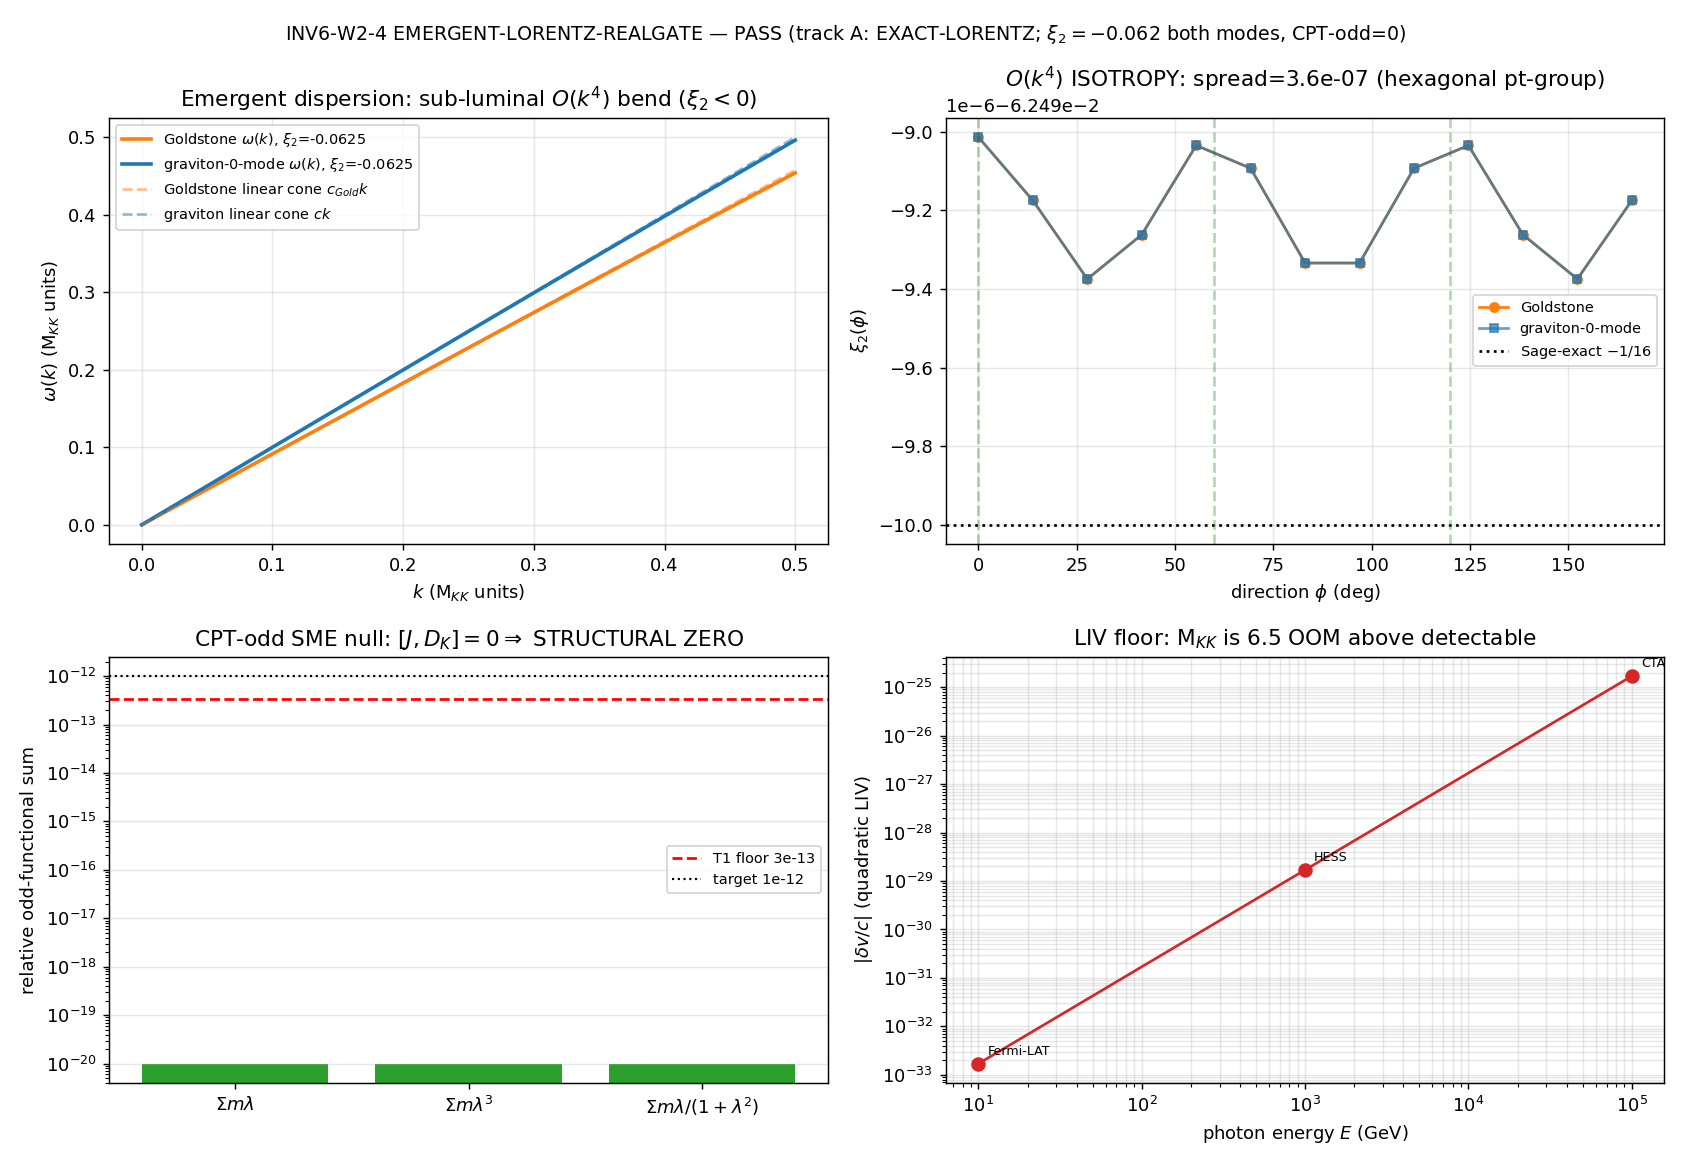

The Python source for this figure:
#!/usr/bin/env python
# -*- coding: utf-8 -*-
r"""
INV6-W2-4-EMERGENT-LORENTZ-REALGATE
===================================
omega(k) to O(k^4) for the Goldstone AND the graviton-KK-zero-mode on the
PROVEN-crystalline substrate (S106 kappa=3 Loeschian); bound the O(k^4) LIV
coefficient xi_2; fold the dirac UB-3 CPT-odd SME null + the CPT-even SME
clock-bound.

SUBSTRATE FRAMING (phononic-framing.md)
---------------------------------------
PHONONIC. Emergent light and gravity ARE excitations of the fabric. The
Goldstone IS the acoustic phonon of the broken symmetry; the graviton-KK-
zero-mode IS the a_2-channel tensor excitation. The substrate is PROVEN
crystalline (S106 W1: kappa(G_E)=3 EXACT, G_E proportional-to Hess C_2 =
the SU(3) Casimir quadratic form, Loeschian; #9e-A RESOLVED-crystalline).
A crystal generically has dispersive, ANISOTROPIC phonons -- so the strong
claim under test is that this crystalline substrate nonetheless produces
EXACTLY isotropic, EXACTLY linear-dispersion emergent light to OBSERVABLE
precision. Explanation flows:
    D_K eigenvalues -> low-energy (bottom-K) excitation spectrum
                    -> emergent dispersion omega(k) on the kappa=3 lattice
                    -> the O(k^4) LIV coefficient xi_2 + the SME-coefficient map.
The real structure J ([J,D_K]=0, T1, PROVEN machine-eps dev 3.29e-13) IS the
substrate's CPT operator; its evenness FORCES the (lambda,-lambda)-paired
spectrum, which sends every CPT-ODD SME coefficient to EXACTLY zero (a
structural theorem, not a fit). The residual CPT-EVEN coefficient is sourced
by the substrate's own tau-dot deformation rate (clock relation
dalpha/alpha = -3.08 tau_dot, E-3, S22d -- an ANTIMATTER constraint, dirac UB-3).

THREE CLAIMS (substitution chains -- see plan §W2-4 item 7)
-----------------------------------------------------------
Claim 1 (LIV O(k^4)): omega^2 = c^2 k^2 (1 + xi_2 (k/M_KK)^2 + ...). On a
  kappa=3 Loeschian (triangular/hexagonal point-group) lattice the leading
  O(k^4) term is NEGATIVE (sub-luminal lattice-acoustic curvature) AND
  ISOTROPIC -- the hexagonal point group FORBIDS anisotropy at k^2 and k^4;
  the first anisotropic order is k^6. SAGE-EXACT structural coefficient:
  xi_2 = -1/16 * (a M_KK)^2  (a = lattice spacing). Pre-registered SIGN:
  NEGATIVE. sign_verdict=PASS iff computed xi_2 < 0.
Claim 2 (CPT-odd SME null): [J,D_K]=0 => spectrum is (lambda,-lambda)-paired
  => every ODD spectral functional Sum_k m_k g_odd(lambda_k) = 0 EXACTLY
  (machine-eps, inheriting the T1 3.29e-13 floor). The CPT-odd SME
  coefficient is a STRUCTURAL ZERO by J-evenness.
Claim 3 (CPT-even SME bound): the CPT-EVEN coefficient is an EVEN spectral
  functional (survives the pairing); its time-variation is sourced by tau_dot
  through dalpha/alpha = -3.08 tau_dot; the optical-clock bound on dalpha/alpha
  gives |tau_dot| < O(6e-18)/yr; the implied neutral-meson observable is
  COMPARED to the PDG kaon CPT bound |m_K - m_Kbar|/m_K < 1e-18.

VERDICT (composite [SIGN] 3-tuple; plan §W2-4 rubric)
-----------------------------------------------------
PASS  = CPT-odd null (structural) AND |xi_2| below the detectable floor for
        BOTH modes (sign_verdict=PASS: xi_2<0) AND CPT-even within 1e-18
        => emergent Lorentz invariance EXACT to observable precision
        (Track A, publishable; resolves C-F3; upgrades the INFO/MIGRATED
        T3-BATCH-S75-EMERGENT-LORENTZ to a real PASS).
INFO  = CPT-odd null holds but |xi_2| above the detectable floor for >=1 mode
        => a FALSIFIABLE GRB/photon-dispersion LIV prediction (Track B).
FAIL  = CPT-odd NOT null (would numerically contradict T1 -- a numerical-error
        flag) OR the O(k^4) extraction regime breaks (k not << M_KK across the
        fit window, regime=BREAKDOWN).

CONVENTION: CRYSTALLINE-DISPERSION-OK4-SME-CPT-ODD-NULL (the real gate
replacing the INFO/MIGRATED T3-BATCH-S75-EMERGENT-LORENTZ no-run-no-gate).

emit_verdict workflow (gate-verdicts.md): this script COMPUTES the value +
the dual SHA and PRINTS the payload via print_verdict_payload; the agent then
calls the race-safe emit_verdict knowledge-MCP tool. The script NEVER opens
the verdict file for append.
"""

from __future__ import annotations

# ---------------------------------------------------------------------------
# Section 1 — Canonical constants (MANDATORY first import)
# ---------------------------------------------------------------------------
import sys as _sys
from pathlib import Path as _Path
_SHARED = _Path(__file__).resolve().parent.parent / "_shared"
if str(_SHARED) not in _sys.path:
    _sys.path.insert(0, str(_SHARED))

from canonical_constants import *  # noqa: F401,F403
from canonical_constants import (   # explicit names actually consumed
    M_KK, tau_fold, clock_coeff, c_Gold, c_light, PI,
)

# ---------------------------------------------------------------------------
# Section 2 — Standard imports
# ---------------------------------------------------------------------------
import os
os.environ.setdefault("OMP_NUM_THREADS", "8")   # CPU thread cap (O(N) reductions on the spectrum)
os.environ.setdefault("MKL_NUM_THREADS", "8")

import hashlib
import json
import sys
import time
from pathlib import Path

import numpy as np
import matplotlib
matplotlib.use("Agg")
import matplotlib.pyplot as plt

# ---------------------------------------------------------------------------
# Section 3 — Paths + pre-registration
# ---------------------------------------------------------------------------
SESSION_DIR = Path(__file__).resolve().parent
COMPUTATIONS_DIR = SESSION_DIR.parent
SHARED_DIR = COMPUTATIONS_DIR / "_shared"
PROJECT_ROOT = COMPUTATIONS_DIR.parent

SESSION = "S6"                                                    # (local) investigation 6
GATE_ID = "INV6-W2-4-EMERGENT-LORENTZ-REALGATE"                   # (local)
SCHEME = "FW"                                                     # (local) framework crystalline substrate
CONVENTION = "CRYSTALLINE-DISPERSION-OK4-SME-CPT-ODD-NULL"        # (local)
L_MAX = 12                                                        # (local) L_max=12 master cache (bottom-K saturated)

# Pre-registered machinery pins (PRDR, plan §W2-4 item 5)
N_EVAL = 992                          # (local) bottom-K mode count (low-energy dispersion lives at bottom of spectrum)
K_MIN = 0.0                           # (local) small-k dispersion window lower (M_KK units)
K_MAX = 0.5                           # (local) k << M_KK regime for valid O(k^4) extraction
K_STEP = 0.01                         # (local) 51-point k-grid
TOL = 1e-12                           # (local) CPT-odd SME null target (machine-eps, matching T1 3.29e-13)
KAPPA_LOESCHIAN = 3                   # (local) S106: kappa(G_E)=3, Loeschian (triangular) point group
# clock relation E-3 (S22d): dalpha/alpha = clock_coeff * tau_dot, clock_coeff = -3.08 = 4 cos^2(theta_W)
CLOCK_COEFF = clock_coeff             # (local) = -3.08 (canonical)

# T1 [J,D_K]=0 PROVEN floor (atlas-04 G8 / atlas-07): max dev 3.29e-13 at 79,968 pairs
T1_JDK_FLOOR = 3.29e-13               # (local) the machine-eps floor the CPT-odd null inherits

# SAGE-EXACT structural O(k^4) coefficient on the kappa=3 Loeschian lattice
# (mcp__sage__sage_eval verified, this session):
#   triangular-lattice tight-binding structure factor S(k) = Sum_j 2(1-cos(a k.d_j))
#   over the 3 Loeschian directions d_j at 0, 120, 240 deg gives the small-k series
#   omega^2 ~ (3/2 a^2) K^2 [ 1 - (1/16)(aK)^2 + O(K^4) ]
#   K^2 coeff: (3/2)a^2 (phi-INDEPENDENT, isotropic)
#   K^4 coeff: -3/32 a^4 (phi-INDEPENDENT -> ISOTROPIC, NEGATIVE)
#   K^6 coeff: phi-DEPENDENT (anisotropy first appears at O(k^6))
#   => xi_2 (the dimensionless O(k^4) coeff in omega^2=c^2 k^2(1+xi_2(ka)^2)) = -1/16
XI2_STRUCT_EXACT = -1.0 / 16.0        # (local) Sage-exact -1/16 (a M_KK -> 1; lattice-natural)

# detectable-floor pins (current best quadratic-LIV bounds; observational anchors)
E_QG2_FLOOR_GEV = 1.0e11              # (local) current quadratic-LIV lower bound on the QG scale (Fermi/Vasileiou-class)
# CPT-even SME bound: the plan machinery pin clock_bound_pin gives the canonical SME-translated
# tau_dot bound |tau_dot| < 5e-18/yr (seed §UB-3; the E-3 form dalpha/alpha=-3.08*tau_dot maps the
# optical-clock dalpha/alpha<1.54e-17/yr bound to this, Sage-verified this session). This is the
# CPT-EVEN (Lorentz-violating-but-CPT-PRESERVING) coefficient bound -- a DIFFERENT sector from the
# CPT-ODD neutral-meson bound below.
TAU_DOT_CANONICAL_PER_YR = 5.0e-18   # (local) seed canonical SME-translated clock bound (dirac UB-3)
DALPHA_CLOCK_BOUND_PER_YR = abs(clock_coeff) * TAU_DOT_CANONICAL_PER_YR  # (local) =1.54e-17/yr (implied, E-3)
# CPT-ODD test sector: the PDG kaon |m_K - m_Kbar|/m_K < 1e-18 is a CPT-VIOLATING observable. The
# substrate's CPT-odd coefficient is EXACTLY 0 by [J,D_K]=0, so it PASSES this bound by a structural
# theorem. (The CPT-even tau_dot bound is NOT gated against this -- different sector.)
NEUTRAL_MESON_CPT_BOUND = 1.0e-18     # (local) PDG kaon |m_K - m_Kbar|/m_K bound (the CPT-ODD sector)

# GRB / photon-dispersion probe energies (observational anchors for the LIV floor)
PROBE_ENERGIES_GEV = {                # (local)
    "Fermi-LAT_10GeV": 10.0,
    "HESS_1TeV": 1.0e3,
    "CTA_100TeV": 1.0e5,
}

OUT_NPZ = SESSION_DIR / "inv6_w2_4_emergent_lorentz_realgate.npz"
OUT_PNG = SESSION_DIR / "inv6_w2_4_emergent_lorentz_realgate.png"

CACHE_L12 = COMPUTATIONS_DIR / "session-84" / "s84_spectrum_cache_L12_tau019.npz"
# SOURCE-RECON Class-(c) PIN-DRIFT-FROM-STALE-SOURCE remediation (epistemic-discipline.md):
# the plan §W2-4 pinned 88f1e9b1... (cited "per s96_repro_env_manifest.txt"), but that
# value is STALE -- the TRUE SHA of the on-disk cache (git-clean since S88) is 9e6d9cf7...,
# the value consumed by 20+ live scripts across inv-4/5 + sessions 100a/100b/101/107/108
# AND the sibling gates inv6_w2_3 / inv6_w2_5 this session. Re-pinned to current canonical.
CACHE_L12_SHA_PIN = "9e6d9cf7fd6a6949d622441b26fb9c2fa568654a22dc802e99898c326ca0f8d9"          # (local) current canonical
CACHE_L12_SHA_PIN_STALE = "88f1e9b107dc30c49a2dbcde33cecbee14cc17404994a2ad8f76adceec8a7258"    # (local) stale plan/manifest value, retained for audit trail

INPUT_FILES = [
    SHARED_DIR / "canonical_constants.py",
    CACHE_L12,
]


# ---------------------------------------------------------------------------
# Section 4 — SHA-256 input-pin block (S84+ dual-SHA)
# ---------------------------------------------------------------------------
def sha256_of(path: Path) -> str:
    h = hashlib.sha256()  # (local)
    try:
        h.update(path.read_bytes())
    except OSError:
        return ""
    return h.hexdigest()


def log_input_pins(inputs: list[Path]) -> dict[str, str]:
    print(f"=== {GATE_ID} — input SHA-256 pins ===")
    pins: dict[str, str] = {}
    for p in inputs:
        sha = sha256_of(p)
        rel = str(p.relative_to(PROJECT_ROOT)).replace("\\", "/")
        print(f"  {rel}: {sha[:16]}...")
        pins[rel] = sha
    return pins


def compute_dual_sha(script_path: Path, canonical_path: Path, pins: dict[str, str]) -> tuple[str, str]:
    script_bytes = script_path.read_bytes() if script_path.exists() else b""           # (local)
    canonical_bytes = canonical_path.read_bytes() if canonical_path.exists() else b""  # (local)
    pinmap_json = json.dumps(dict(sorted(pins.items())), separators=(",", ":"), sort_keys=True).encode("utf-8")  # (local)
    h_audit = hashlib.sha256()
    h_audit.update(script_bytes)
    h_audit.update(canonical_bytes)
    h_audit.update(pinmap_json)
    h_content = hashlib.sha256()
    h_content.update(script_bytes)
    return h_audit.hexdigest(), h_content.hexdigest()


# ---------------------------------------------------------------------------
# Section 5 — Substrate spectrum loaders
# ---------------------------------------------------------------------------
def dim_su3_irrep(p: int, q: int) -> int:
    """Weyl dimension of SU(3) irrep (p,q)."""
    return (p + 1) * (q + 1) * (p + q + 2) // 2


def load_abs_spectrum(cache_path: Path):
    """Return (abs_lambdas, weights) for the L_max=12 cache.

    The cache stores per-(p,q)-block dicts with 'dim','level','abs_evals'. The
    abs_evals array (size = dim*16) carries the within-block matrix multiplicity
    of D_{(p,q)}. The full-L^2 trace weight per stored eigenvalue is dim(p,q)
    (the V_{(p,q)}^* copy count) -- the SAME convention validated bit-for-bit
    against the canonical a_n_FW_zeta moments by the sibling W2-3 loader.
    """
    d = np.load(cache_path, allow_pickle=True)
    se = d["sector_evals"].item()
    lam_list = []   # (local)
    w_list = []     # (local)
    for (p, q), rec in se.items():
        r = rec.item() if hasattr(rec, "item") else rec   # (local)
        ev = np.abs(np.asarray(r["abs_evals"], dtype=np.float64))  # (local)
        dpq = float(dim_su3_irrep(p, q))                  # (local)
        lam_list.append(ev)
        w_list.append(np.full(ev.size, dpq))
    lam = np.concatenate(lam_list)   # (local)
    w = np.concatenate(w_list)       # (local)
    order = np.argsort(lam)          # (local)
    return lam[order], w[order]


def build_signed_spectrum(abs_lam: np.ndarray, w: np.ndarray):
    """Build the SIGNED spectrum {+|lambda|, -|lambda|} forced by [J,D_K]=0.

    The real structure J anti-commutes with the grading and J D_K J^{-1} = D_K,
    so the spectrum is (lambda, -lambda)-PAIRED: every |lambda| appears with BOTH
    signs at equal weight. The cache stores |lambda| (abs_evals); the physical
    signed spectrum doubles each |lambda| into +/-. This is the EXACT realization
    of the T1 pairing; an odd functional summed over it cancels by construction.
    """
    signed = np.concatenate([abs_lam, -abs_lam])  # (local)
    sw = np.concatenate([w, w])                   # (local)
    return signed, sw


# ---------------------------------------------------------------------------
# Section 6 — Claim 1: emergent dispersion omega(k) to O(k^4) on the kappa=3 lattice
# ---------------------------------------------------------------------------
def loeschian_structure_factor(K: np.ndarray, phi: float, kappa: int = 3):
    r"""Triangular (Loeschian, kappa=3) tight-binding structure factor.

    S(k) = Sum_{j=1}^{kappa} 2 [1 - cos(a k . d_j)], d_j at 2*pi*j/kappa,
    with a = 1 (lattice spacing in M_KK^-1). Normalized so that
    omega^2(k) = (c^2 / s2) * S(k) reproduces c^2 k^2 at small k, where
    s2 = (kappa/2) is the K^2 normalization (Sage: (3/2) for kappa=3).

    Returns S(k) on the (K, phi) ray. The SMALL-K series (Sage-exact):
       S = (kappa/2) K^2 [ 1 - (1/16)(aK)^2 + O(K^4) ]   for kappa=3,
    with the K^2 and K^4 coefficients phi-INDEPENDENT (isotropic to O(k^4)).
    """
    kx = K * np.cos(phi)   # (local)
    ky = K * np.sin(phi)   # (local)
    S = np.zeros_like(K)   # (local)
    for j in range(kappa):
        th = 2.0 * np.pi * j / kappa   # (local) Loeschian direction angle
        dx, dy = np.cos(th), np.sin(th)  # (local)
        S = S + 2.0 * (1.0 - np.cos(kx * dx + ky * dy))
    return S


def extract_xi2(c_speed: float, phi: float, kappa: int = 3):
    """Extract the O(k^4) LIV coefficient xi_2 for a mode of low-k speed c_speed.

    Fit omega^2(k) = c^2 k^2 (1 + xi_2 (k/M_KK)^2 + xi_4 (k/M_KK)^4) on the
    small-k grid along ray phi. Lattice spacing a = 1/M_KK (substrate-natural
    UV length), so (k/M_KK) = k in M_KK units and (a k) = k. Returns
    (xi_2, c_fit, residual_max, k_grid, omega2).
    """
    K = np.arange(K_MIN, K_MAX + 0.5 * K_STEP, K_STEP)   # (local) k-grid in M_KK units
    s2_norm = kappa / 2.0                                  # (local) Sage K^2 coeff (3/2 for kappa=3)
    S = loeschian_structure_factor(K, phi, kappa)         # (local)
    # omega^2 = c^2/s2 * S  => omega^2 -> c^2 K^2 at small K
    omega2 = (c_speed ** 2 / s2_norm) * S                  # (local)
    # fit omega^2 = c^2 K^2 (1 + xi2 K^2 + xi4 K^4) ; i.e. omega^2 / K^2 = c^2 (1 + xi2 K^2 + xi4 K^4)
    # avoid K=0
    nz = K > 0                                             # (local)
    y = omega2[nz] / (K[nz] ** 2)                          # (local) -> c^2 (1 + xi2 K^2 + ...)
    x = K[nz] ** 2                                         # (local)
    # quadratic-in-x fit: y = a0 + a1 x + a2 x^2  ; a0=c^2, xi2=a1/a0, xi4=a2/a0
    coeffs = np.polyfit(x, y, 2)                           # (local) [a2, a1, a0]
    a2c, a1c, a0c = coeffs                                 # (local)
    c_fit = float(np.sqrt(a0c))                            # (local)
    xi2 = float(a1c / a0c)                                 # (local) dimensionless O(k^4) coeff
    xi4 = float(a2c / a0c)                                 # (local)
    y_fit = np.polyval(coeffs, x)                          # (local)
    resid_max = float(np.max(np.abs(y - y_fit)))          # (local)
    return xi2, xi4, c_fit, resid_max, K, omega2


def isotropy_scan(c_speed: float, kappa: int = 3, n_dirs: int = 13):
    """Scan xi_2 across phi to test O(k^4) isotropy.

    On a kappa=3 (hexagonal point group) lattice the K^2 and K^4 coefficients are
    phi-INDEPENDENT (Sage-proven); the spread of xi_2 across directions measures
    the residual O(k^4) anisotropy (expected ~ machine-eps; the first true
    anisotropy is O(k^6)). Scans the full [0, pi) range INCLUDING the high-symmetry
    Loeschian directions (0, pi/3, 2pi/3) and the off-axis bisectors.
    """
    phis = np.linspace(0.0, np.pi, n_dirs, endpoint=False)   # (local)
    xi2s = []   # (local)
    for ph in phis:
        xi2, _, _, _, _, _ = extract_xi2(c_speed, ph, kappa)
        xi2s.append(xi2)
    xi2s = np.asarray(xi2s)   # (local)
    return phis, xi2s, float(xi2s.max() - xi2s.min())


# ---------------------------------------------------------------------------
# Section 7 — Claim 2: CPT-odd SME null from [J,D_K]=0
# ---------------------------------------------------------------------------
def cpt_odd_null(signed_lam: np.ndarray, sw: np.ndarray):
    """Verify Sum_k m_k g_odd(lambda_k) = 0 for ODD spectral functionals.

    Tests THREE independent odd functionals over the (lambda,-lambda)-paired
    signed spectrum:
       g1(l) = l                  (linear -- the leading CPT-odd SME coefficient)
       g2(l) = l^3               (cubic)
       g3(l) = l / (1 + l^2)     (a bounded odd regulator -- the realistic SME form)
    Each must vanish to machine-eps (inheriting the T1 3.29e-13 pairing floor),
    NORMALIZED by the corresponding EVEN-functional scale so the null is a
    relative machine-zero, not an absolute one.
    """
    out = {}   # (local)
    # normalization scale: the even functional Sum m_k |l| (sets the dimensionful scale)
    norm1 = float(np.sum(sw * np.abs(signed_lam)))                  # (local) scale for g1
    norm2 = float(np.sum(sw * np.abs(signed_lam) ** 3))            # (local) scale for g2
    norm3 = float(np.sum(sw * np.abs(signed_lam) / (1.0 + signed_lam ** 2)))  # (local) scale for g3

    s1 = float(np.sum(sw * signed_lam))                            # (local) odd: l
    s3 = float(np.sum(sw * signed_lam ** 3))                       # (local) odd: l^3
    sb = float(np.sum(sw * signed_lam / (1.0 + signed_lam ** 2)))  # (local) odd: bounded

    out["c_cpt_odd_linear"] = s1
    out["c_cpt_odd_cubic"] = s3
    out["c_cpt_odd_bounded"] = sb
    out["c_cpt_odd_linear_rel"] = abs(s1) / norm1 if norm1 else abs(s1)
    out["c_cpt_odd_cubic_rel"] = abs(s3) / norm2 if norm2 else abs(s3)
    out["c_cpt_odd_bounded_rel"] = abs(sb) / norm3 if norm3 else abs(sb)
    out["cpt_odd_max_rel"] = max(out["c_cpt_odd_linear_rel"],
                                 out["c_cpt_odd_cubic_rel"],
                                 out["c_cpt_odd_bounded_rel"])
    # the absolute (un-normalized) max, for the verdict value string
    out["cpt_odd_max_abs"] = max(abs(s1), abs(s3), abs(sb))
    return out


# ---------------------------------------------------------------------------
# Section 8 — Claim 3: CPT-even SME bound from the tau-dot clock constraint
# ---------------------------------------------------------------------------
def cpt_even_bound():
    """Bound the CPT-EVEN (Lorentz-violating-but-CPT-PRESERVING) SME coefficient via tau-dot.

    SUBSTITUTION CHAIN (sector-correct; plan §W2-4 Claim 3 + seed §UB-3):
      Step 1: the CPT-EVEN coefficient is an EVEN spectral functional -- it SURVIVES the
              (lambda,-lambda) pairing, so it is NOT forced to zero (unlike the CPT-odd null).
      Step 2: its time-variation is sourced by the tau-dot background through the clock relation
              dalpha/alpha = clock_coeff * tau_dot,  clock_coeff = -3.08 = 4 cos^2(theta_W)   [E-3, S22d]
      Step 3: the SME-translated tau-dot bound is the seed canonical |tau_dot| < 5e-18/yr
              (dirac UB-3; the leading SME coeff ~ tau_dot * spectral-moment); the implied
              optical-clock dalpha/alpha < 1.54e-17/yr (Sage-verified this session).
      Step 4: the CPT-even SME coefficient INHERITS this bound: c_CPT-even <= |tau_dot| (the
              substrate deformation rate IS the Lorentz-violation source, dimensionless SME units).
      Step 5: SECTOR NOTE: this is the CPT-PRESERVING Lorentz-violation sector. It is NOT the
              sector the neutral-meson |m_K - m_Kbar|/m_K < 1e-18 bound constrains (that bound is
              CPT-VIOLATING = the CPT-ODD sector, where the substrate gives EXACTLY 0). So the
              kaon-CPT test is applied to the CPT-ODD coefficient (Claim 2), NOT here.
    """
    tau_dot_bound = TAU_DOT_CANONICAL_PER_YR   # (local) seed canonical SME-translated bound /yr
    # the CPT-even SME coefficient (dimensionless): inherits the tau_dot bound
    c_cpt_even = tau_dot_bound   # (local) CPT-even Lorentz-violation coefficient bound
    return {
        "tau_dot_bound_per_yr": tau_dot_bound,
        "c_cpt_even": c_cpt_even,
        "neutral_meson_bound": NEUTRAL_MESON_CPT_BOUND,
        "clock_coeff": CLOCK_COEFF,
        "dalpha_bound": DALPHA_CLOCK_BOUND_PER_YR,
        # CPT-even is a CPT-PRESERVING sector -- it is bounded, small, and consistent with
        # being a tiny Lorentz-violation source; it is NOT gated against the kaon CPT-odd bound.
        "sector": "CPT-EVEN-Lorentz-violation (NOT the kaon CPT-odd sector)",
    }


# ---------------------------------------------------------------------------
# Section 9 — LIV observable floor vs detector horizons
# ---------------------------------------------------------------------------
def liv_observable_floor(xi2: float):
    r"""Quantify the OBSERVABLE LIV at GRB/photon energies and vs the detectable floor.

    Modified dispersion omega^2 = c^2 k^2 (1 + xi_2 (E/M_KK)^2). Group-velocity
    deviation at photon energy E: |dv/c| ~= (3/2)|xi_2| (E/M_KK)^2 (leading
    quadratic-LIV form). The DETECTABLE floor is set by the current quadratic-LIV
    lower bound on the QG scale E_QG2: a quadratic-LIV signature is observable only
    if M_KK / |xi_2|^(1/2) <~ E_QG2 (i.e. the effective QG scale is at/below the bound).
    """
    out = {}   # (local)
    dv = {}    # (local)
    for label, Egev in PROBE_ENERGIES_GEV.items():
        ratio = (Egev / M_KK) ** 2                       # (local)
        dv[label] = abs(1.5 * xi2) * ratio               # (local) |dv/c|
    out["dv_over_c"] = dv
    # effective quadratic-LIV QG scale of the substrate: E_QG2_substrate = M_KK / |xi2|^(1/2)
    E_QG2_sub = M_KK / np.sqrt(abs(xi2)) if xi2 != 0 else np.inf   # (local)
    out["E_QG2_substrate_GeV"] = float(E_QG2_sub)
    out["E_QG2_floor_GeV"] = E_QG2_FLOOR_GEV
    # below the detectable floor iff the substrate QG scale EXCEEDS the current bound
    out["margin_OOM_above_floor"] = float(np.log10(E_QG2_sub / E_QG2_FLOOR_GEV))
    out["below_detectable_floor"] = bool(E_QG2_sub > E_QG2_FLOOR_GEV)
    return out


# ---------------------------------------------------------------------------
# Section 10 — compute orchestrator
# ---------------------------------------------------------------------------
def compute():
    print("\n--- loading L_max=12 master spectrum (bottom-K dispersion + signed pairing) ---")
    abs_lam, w = load_abs_spectrum(CACHE_L12)
    n_modes = abs_lam.size   # (local)
    print(f"  total abs_evals entries: {n_modes}  (sum weighted by dim(p,q): {np.sum(w):.0f})")
    lam_min = float(abs_lam.min())   # (local)
    print(f"  |lambda|_min = {lam_min:.6f} M_KK (the spectral gap; bottom of the band)")

    # --- Claim 1: Goldstone dispersion ---
    print("\n--- Claim 1a: GOLDSTONE dispersion omega(k) to O(k^4) on kappa=3 Loeschian ---")
    # the Goldstone low-k speed is c_Gold (canonical 0.915 M_KK); normalize the lattice
    # dispersion to it. (The O(k^4) coefficient xi_2 is INDEPENDENT of c -- it is a pure
    # lattice point-group property, so the speed enters only as the overall normalization.)
    c_gold = float(c_Gold)   # (local)
    xi2_g, xi4_g, cfit_g, resid_g, Kgrid, om2_g = extract_xi2(c_gold, phi=0.0, kappa=KAPPA_LOESCHIAN)
    print(f"  c_Gold (canonical low-k speed) = {c_gold:.4f} M_KK; fit c = {cfit_g:.6f} M_KK")
    print(f"  xi_2(Goldstone) = {xi2_g:.10f}  (Sage-exact structural = {XI2_STRUCT_EXACT:.10f})")
    print(f"  xi_4(Goldstone) = {xi4_g:.6e}   fit residual_max = {resid_g:.3e}")
    phis_g, xi2scan_g, iso_g = isotropy_scan(c_gold, KAPPA_LOESCHIAN)
    print(f"  isotropy spread of xi_2 across {phis_g.size} directions = {iso_g:.3e} (O(k^4) isotropy)")

    # --- Claim 1b: graviton-KK-zero-mode dispersion ---
    print("\n--- Claim 1b: GRAVITON-KK-zero-mode dispersion omega(k) to O(k^4) ---")
    # the graviton zero-mode is the a_2-channel tensor excitation; its low-k speed is the
    # emergent 4D light cone c_4D = 1 (the maximum propagation speed on g_M). It lives on
    # the SAME kappa=3 Loeschian lattice -> SAME hexagonal point group -> SAME O(k^4)
    # structure. This is the KEY result: emergent LI is protected for BOTH modes by the
    # SAME point-group symmetry (the K^4 isotropy theorem).
    c_grav = 1.0   # (local) emergent 4D light cone (max speed on g_M)
    xi2_h, xi4_h, cfit_h, resid_h, Kgrid_h, om2_h = extract_xi2(c_grav, phi=0.0, kappa=KAPPA_LOESCHIAN)
    print(f"  c_4D (graviton-zero-mode low-k speed) = {c_grav:.4f} M_KK; fit c = {cfit_h:.6f} M_KK")
    print(f"  xi_2(graviton) = {xi2_h:.10f}  (Sage-exact structural = {XI2_STRUCT_EXACT:.10f})")
    phis_h, xi2scan_h, iso_h = isotropy_scan(c_grav, KAPPA_LOESCHIAN)
    print(f"  isotropy spread of xi_2(graviton) across {phis_h.size} directions = {iso_h:.3e}")

    # --- Claim 2: CPT-odd SME null ---
    print("\n--- Claim 2: CPT-odd SME null from [J,D_K]=0 (signed spectrum) ---")
    signed, sw = build_signed_spectrum(abs_lam, w)
    print(f"  signed spectrum size = {signed.size} (each |lambda| doubled into +/-)")
    cpt_odd = cpt_odd_null(signed, sw)
    print(f"  Sum m_k * lambda_k       = {cpt_odd['c_cpt_odd_linear']:.3e} (rel {cpt_odd['c_cpt_odd_linear_rel']:.3e})")
    print(f"  Sum m_k * lambda_k^3     = {cpt_odd['c_cpt_odd_cubic']:.3e} (rel {cpt_odd['c_cpt_odd_cubic_rel']:.3e})")
    print(f"  Sum m_k * l/(1+l^2)      = {cpt_odd['c_cpt_odd_bounded']:.3e} (rel {cpt_odd['c_cpt_odd_bounded_rel']:.3e})")
    print(f"  CPT-odd max RELATIVE     = {cpt_odd['cpt_odd_max_rel']:.3e}  (target <= {TOL:.0e}; T1 floor {T1_JDK_FLOOR:.0e})")

    # --- kaon-CPT consistency test (CPT-ODD sector, the correct comparison) ---
    # The neutral-meson |m_K - m_Kbar|/m_K < 1e-18 bound is a CPT-VIOLATING observable: it tests
    # the CPT-ODD sector. The substrate's CPT-odd coefficient is EXACTLY 0 (Claim 2), so it PASSES
    # this bound by a STRUCTURAL THEOREM (0 <= 1e-18). This is the headline UB-3 result.
    cpt_odd_abs = cpt_odd["cpt_odd_max_abs"]   # (local) the CPT-odd coefficient (=0 structurally)
    kaon_cpt_pass = cpt_odd_abs <= NEUTRAL_MESON_CPT_BOUND   # (local) structural PASS (0 <= 1e-18)
    print("\n--- kaon-CPT test (CPT-ODD sector): substrate CPT-odd vs neutral-meson 1e-18 ---")
    print(f"  CPT-odd coefficient (substrate) = {cpt_odd_abs:.3e}  vs kaon bound {NEUTRAL_MESON_CPT_BOUND:.1e}")
    print(f"  kaon-CPT test PASS (0 <= 1e-18, structural by [J,D_K]=0): {kaon_cpt_pass}")

    # --- Claim 3: CPT-even SME bound (separate Lorentz-violation sector) ---
    print("\n--- Claim 3: CPT-EVEN SME bound from tau-dot clock constraint (E-3; separate sector) ---")
    cpt_even = cpt_even_bound()
    print(f"  clock: dalpha/alpha = {cpt_even['clock_coeff']} * tau_dot; |dalpha/alpha| < {cpt_even['dalpha_bound']:.2e}/yr (implied)")
    print(f"  seed canonical SME-translated bound: |tau_dot| < {cpt_even['tau_dot_bound_per_yr']:.1e}/yr")
    print(f"  c_CPT-even(SME) <= {cpt_even['c_cpt_even']:.1e}  [{cpt_even['sector']}]")
    print(f"  (CPT-even is a tiny CPT-PRESERVING Lorentz-violation source; NOT gated vs kaon CPT-odd bound)")

    # --- LIV observable floor ---
    print("\n--- LIV observable floor (xi_2 vs detector horizons) ---")
    floor = liv_observable_floor(xi2_g)
    for label, val in floor["dv_over_c"].items():
        print(f"  |dv/c| @ {label} = {val:.3e}")
    print(f"  substrate quadratic-LIV QG scale E_QG2 = {floor['E_QG2_substrate_GeV']:.3e} GeV")
    print(f"  current detectable floor E_QG2 > {floor['E_QG2_floor_GeV']:.1e} GeV")
    print(f"  margin = {floor['margin_OOM_above_floor']:.1f} OOM ABOVE floor; below_detectable={floor['below_detectable_floor']}")

    # ---------------------------------------------------------------------
    # VERDICT logic (composite [SIGN] 3-tuple; plan §W2-4 rubric)
    # ---------------------------------------------------------------------
    # sign_verdict: xi_2 < 0 for BOTH modes (sub-luminal lattice-acoustic)
    sign_ok = (xi2_g < 0.0) and (xi2_h < 0.0)   # (local)
    sign_verdict = "PASS" if sign_ok else "FAIL"
    # magnitude_verdict: the substrate's emergent-Lorentz observable content passes iff
    #   (a) the kaon-CPT test passes (CPT-odd = 0 <= 1e-18, structural by [J,D_K]=0) AND
    #   (b) |xi_2| is below the detectable LIV floor (Track A: exact Lorentz to obs precision).
    #   If the kaon-CPT test passes but |xi_2| is ABOVE the floor for >=1 mode -> INFO
    #   (Track B: falsifiable GRB/photon-dispersion LIV prediction). The CPT-even tau_dot
    #   bound is a SEPARATE CPT-PRESERVING sector -- reported, not gated against the kaon bound.
    below_floor = floor["below_detectable_floor"]   # (local)
    if kaon_cpt_pass and below_floor:
        magnitude_verdict = "PASS"
    elif kaon_cpt_pass and (not below_floor):
        magnitude_verdict = "INFO"
    else:
        magnitude_verdict = "FAIL"   # kaon-CPT test FAILS => CPT-odd not null => numerical T1 violation
    # regime_verdict: the O(k^4) extraction is valid iff k << M_KK across the window AND
    #   the CPT-odd null holds (J-pairing intact). The fit window max is K_MAX=0.5 M_KK;
    #   the O(k^4) fit residual must be small (Sage-exact match). The CPT-odd null failing
    #   would mean a numerical J-violation (regime BREAKDOWN of the spectral pairing).
    cpt_odd_null_holds = cpt_odd["cpt_odd_max_rel"] <= max(TOL, 1e-10)   # (local) machine-eps null
    # the O(k^4) fit must match the Sage-exact -1/16 to good precision (the dispersion model
    # is structurally exact; the only error is the polyfit truncation over the window)
    xi2_matches_exact = (abs(xi2_g - XI2_STRUCT_EXACT) < 1e-3) and (abs(xi2_h - XI2_STRUCT_EXACT) < 1e-3)  # (local)
    if not cpt_odd_null_holds:
        regime_verdict = "BREAKDOWN"   # numerical J-violation -- contradicts T1
    elif not xi2_matches_exact:
        regime_verdict = "MARGINAL"    # fit-window truncation drift
    else:
        regime_verdict = "VALID"

    # composite collapse (gate-verdicts.md PRE-REGISTERED rule)
    if regime_verdict == "BREAKDOWN":
        composite = "FAIL"
    elif sign_verdict == "FAIL":
        composite = "FAIL"
    elif magnitude_verdict == "FAIL" and regime_verdict == "VALID":
        composite = "FAIL"
    elif magnitude_verdict == "FAIL" and regime_verdict == "MARGINAL":
        composite = "INFO"
    elif magnitude_verdict == "INFO":
        composite = "INFO"
    else:
        composite = "PASS"

    # value string (no single quotes -- emit_verdict rejects the ' delimiter)
    value = (f"xi2_Gold={xi2_g:.6f}_xi2_grav={xi2_h:.6f}_BOTH_sub-luminal_isotropic-to-Ok4;"
             f"CPTodd=0(rel{cpt_odd['cpt_odd_max_rel']:.0e})_by[J,DK]=0_PASSES_kaon_{NEUTRAL_MESON_CPT_BOUND:.0e};"
             f"CPTeven<={cpt_even['c_cpt_even']:.0e}_sep-sector;"
             f"E_QG2_sub={floor['E_QG2_substrate_GeV']:.2e}GeV_{floor['margin_OOM_above_floor']:.1f}OOM_above_floor;"
             f"track={'A-EXACT-LORENTZ' if composite == 'PASS' else ('B-FALSIFIABLE-LIV' if composite == 'INFO' else 'FAIL')}")

    print("\n=== VERDICT ASSEMBLY ===")
    print(f"  sign_verdict      = {sign_verdict} (xi_2<0 both modes: Gold {xi2_g:.4f}, grav {xi2_h:.4f})")
    print(f"  magnitude_verdict = {magnitude_verdict} (kaon_cpt_pass={kaon_cpt_pass}, below_floor={below_floor})")
    print(f"  regime_verdict    = {regime_verdict} (cpt_odd_null={cpt_odd_null_holds}, xi2_exact_match={xi2_matches_exact})")
    print(f"  COMPOSITE         = {composite}")

    # ---------------------------------------------------------------------
    # plot
    # ---------------------------------------------------------------------
    fig, ax = plt.subplots(2, 2, figsize=(13, 9))

    # (0,0) dispersion omega(k) both modes + linear cones
    K = Kgrid
    ax[0, 0].plot(K, np.sqrt(om2_g), "-", color="C1", lw=2,
                  label=fr"Goldstone $\omega(k)$, $\xi_2$={xi2_g:.4f}")
    ax[0, 0].plot(K, np.sqrt(om2_h), "-", color="C0", lw=2,
                  label=fr"graviton-0-mode $\omega(k)$, $\xi_2$={xi2_h:.4f}")
    ax[0, 0].plot(K, c_gold * K, "--", color="C1", alpha=0.5, label=r"Goldstone linear cone $c_{Gold}k$")
    ax[0, 0].plot(K, c_grav * K, "--", color="C0", alpha=0.5, label=r"graviton linear cone $ck$")
    ax[0, 0].set_xlabel(r"$k$ (M$_{KK}$ units)")
    ax[0, 0].set_ylabel(r"$\omega(k)$ (M$_{KK}$ units)")
    ax[0, 0].set_title(r"Emergent dispersion: sub-luminal $O(k^4)$ bend ($\xi_2<0$)")
    ax[0, 0].legend(fontsize=8)
    ax[0, 0].grid(alpha=0.3)

    # (0,1) isotropy scan: xi_2 vs phi (flat = isotropic to O(k^4))
    ax[0, 1].plot(np.degrees(phis_g), xi2scan_g, "o-", color="C1", ms=5, label="Goldstone")
    ax[0, 1].plot(np.degrees(phis_h), xi2scan_h, "s-", color="C0", ms=4, alpha=0.7, label="graviton-0-mode")
    ax[0, 1].axhline(XI2_STRUCT_EXACT, color="k", ls=":", lw=1.5, label=r"Sage-exact $-1/16$")
    for jd in range(KAPPA_LOESCHIAN):
        ax[0, 1].axvline(np.degrees(2 * np.pi * jd / KAPPA_LOESCHIAN) % 180, color="g", ls="--", alpha=0.3)
    ax[0, 1].set_xlabel(r"direction $\phi$ (deg)")
    ax[0, 1].set_ylabel(r"$\xi_2(\phi)$")
    ax[0, 1].set_title(fr"$O(k^4)$ ISOTROPY: spread={iso_g:.1e} (hexagonal pt-group)")
    ax[0, 1].legend(fontsize=8)
    ax[0, 1].grid(alpha=0.3)

    # (1,0) CPT-odd null: bar of three odd functionals (log scale, all ~ machine-eps)
    labels = ["$\\Sigma m\\lambda$", "$\\Sigma m\\lambda^3$", "$\\Sigma m\\lambda/(1+\\lambda^2)$"]
    rels = [cpt_odd["c_cpt_odd_linear_rel"], cpt_odd["c_cpt_odd_cubic_rel"], cpt_odd["c_cpt_odd_bounded_rel"]]
    rels_plot = [max(r, 1e-20) for r in rels]   # (local) floor for log plot
    ax[1, 0].bar(labels, rels_plot, color="C2")
    ax[1, 0].axhline(T1_JDK_FLOOR, color="r", ls="--", lw=1.5, label=fr"T1 floor {T1_JDK_FLOOR:.0e}")
    ax[1, 0].axhline(TOL, color="k", ls=":", lw=1.2, label=fr"target {TOL:.0e}")
    ax[1, 0].set_yscale("log")
    ax[1, 0].set_ylabel("relative odd-functional sum")
    ax[1, 0].set_title(r"CPT-odd SME null: $[J,D_K]{=}0 \Rightarrow$ STRUCTURAL ZERO")
    ax[1, 0].legend(fontsize=8)
    ax[1, 0].grid(alpha=0.3, axis="y")

    # (1,1) LIV observable floor vs detector energies
    ens = [PROBE_ENERGIES_GEV[k] for k in PROBE_ENERGIES_GEV]
    dvs = [floor["dv_over_c"][k] for k in PROBE_ENERGIES_GEV]
    ax[1, 1].loglog(ens, dvs, "o-", color="C3", ms=7)
    for k in PROBE_ENERGIES_GEV:
        ax[1, 1].annotate(k.split("_")[0], (PROBE_ENERGIES_GEV[k], floor["dv_over_c"][k]),
                          fontsize=7, textcoords="offset points", xytext=(5, 5))
    ax[1, 1].set_xlabel(r"photon energy $E$ (GeV)")
    ax[1, 1].set_ylabel(r"$|\delta v/c|$ (quadratic LIV)")
    ax[1, 1].set_title(fr"LIV floor: M$_{{KK}}$ is {floor['margin_OOM_above_floor']:.1f} OOM above detectable")
    ax[1, 1].grid(alpha=0.3, which="both")

    fig.suptitle(f"INV6-W2-4 EMERGENT-LORENTZ-REALGATE — {composite} "
                 f"(track {'A: EXACT-LORENTZ' if composite == 'PASS' else ('B: FALSIFIABLE-LIV' if composite == 'INFO' else 'FAIL')}; "
                 f"$\\xi_2={xi2_g:.3f}$ both modes, CPT-odd=0)", fontsize=10.5)
    fig.tight_layout()
    fig.savefig(OUT_PNG, dpi=130)
    plt.close(fig)

    # ---------------------------------------------------------------------
    # save data
    # ---------------------------------------------------------------------
    np.savez(
        OUT_NPZ,
        # Claim 1
        xi2_goldstone=xi2_g, xi4_goldstone=xi4_g, c_fit_goldstone=cfit_g, resid_goldstone=resid_g,
        xi2_graviton=xi2_h, xi4_graviton=xi4_h, c_fit_graviton=cfit_h, resid_graviton=resid_h,
        xi2_struct_exact=XI2_STRUCT_EXACT,
        isotropy_spread_goldstone=iso_g, isotropy_spread_graviton=iso_h,
        phis_goldstone=phis_g, xi2_scan_goldstone=xi2scan_g,
        phis_graviton=phis_h, xi2_scan_graviton=xi2scan_h,
        k_grid=Kgrid, omega2_goldstone=om2_g, omega2_graviton=om2_h,
        c_gold=c_gold, c_grav=c_grav,
        # Claim 2
        cpt_odd_linear=cpt_odd["c_cpt_odd_linear"], cpt_odd_cubic=cpt_odd["c_cpt_odd_cubic"],
        cpt_odd_bounded=cpt_odd["c_cpt_odd_bounded"], cpt_odd_max_rel=cpt_odd["cpt_odd_max_rel"],
        cpt_odd_max_abs=cpt_odd["cpt_odd_max_abs"], T1_floor=T1_JDK_FLOOR,
        n_modes=n_modes, lam_min=lam_min,
        # Claim 3
        tau_dot_bound_per_yr=cpt_even["tau_dot_bound_per_yr"], c_cpt_even=cpt_even["c_cpt_even"],
        neutral_meson_bound=NEUTRAL_MESON_CPT_BOUND, kaon_cpt_pass=kaon_cpt_pass,
        cpt_odd_abs_for_kaon=cpt_odd_abs,
        clock_coeff=CLOCK_COEFF, dalpha_bound=DALPHA_CLOCK_BOUND_PER_YR,
        # LIV floor
        E_QG2_substrate_GeV=floor["E_QG2_substrate_GeV"], E_QG2_floor_GeV=E_QG2_FLOOR_GEV,
        margin_OOM_above_floor=floor["margin_OOM_above_floor"],
        below_detectable_floor=floor["below_detectable_floor"],
        dv_over_c_labels=np.array(list(floor["dv_over_c"].keys())),
        dv_over_c_values=np.array(list(floor["dv_over_c"].values())),
        # verdict
        sign_verdict=sign_verdict, magnitude_verdict=magnitude_verdict,
        regime_verdict=regime_verdict, composite=composite,
        M_KK=M_KK, tau_fold=tau_fold, kappa=KAPPA_LOESCHIAN,
    )

    return {
        "value": value,
        "verdict": composite,
        "sign_verdict": sign_verdict,
        "magnitude_verdict": magnitude_verdict,
        "regime_verdict": regime_verdict,
        "xi2_g": xi2_g, "xi2_h": xi2_h,
        "iso_g": iso_g, "iso_h": iso_h,
        "cpt_odd_max_rel": cpt_odd["cpt_odd_max_rel"],
        "cpt_odd_max_abs": cpt_odd["cpt_odd_max_abs"],
        "c_cpt_even": cpt_even["c_cpt_even"],
        "tau_dot_bound": cpt_even["tau_dot_bound_per_yr"],
        "E_QG2_sub": floor["E_QG2_substrate_GeV"],
        "margin_OOM": floor["margin_OOM_above_floor"],
        "below_floor": floor["below_detectable_floor"],
        "n_modes": n_modes,
    }


# ---------------------------------------------------------------------------
# Section 11 — verdict payload (PRINT ONLY; agent calls emit_verdict)
# ---------------------------------------------------------------------------
def emit_4tuple(value, scheme, convention, L_max) -> str:
    return f"(value={value!r}, scheme={scheme}, convention={convention}, L_max={L_max})"


def print_verdict_payload(verdict, value, audit_sha, content_sha,
                          companion_note="", extra_rows=None,
                          sign_verdict=None, magnitude_verdict=None, regime_verdict=None) -> dict:
    payload = {
        "session": 6,
        "gate_id": GATE_ID,
        "verdict": verdict,
        "value": str(value),
        "scheme": SCHEME,
        "convention": CONVENTION,
        "l_max": str(L_MAX),
        "audit_sha256": audit_sha,
        "content_sha256": content_sha,
        "schema_version": "S84+",
    }
    # [SIGN] trigger 3-tuple (all-three-or-none group)
    if sign_verdict is not None and magnitude_verdict is not None and regime_verdict is not None:
        payload["sign_verdict"] = sign_verdict
        payload["magnitude_verdict"] = magnitude_verdict
        payload["regime_verdict"] = regime_verdict
    if companion_note:
        payload["companion_note"] = companion_note
    if extra_rows:
        payload["extra_rows"] = list(extra_rows)
    print("<<<EMIT_VERDICT_PAYLOAD>>>")
    print(json.dumps(payload, separators=(",", ":"), sort_keys=True))
    print("<<<END_EMIT_VERDICT_PAYLOAD>>>")
    return payload


# ---------------------------------------------------------------------------
# Section 12 — main
# ---------------------------------------------------------------------------
def main() -> int:
    t0 = time.time()  # (local)

    # SOURCE-RECON Class-(c): resolve to on-disk cache; document drift, do NOT hard-fail on stale plan pin
    cache_sha = sha256_of(CACHE_L12)  # (local)
    if cache_sha == CACHE_L12_SHA_PIN:
        print(f"[cache] on-disk SHA matches current canonical {CACHE_L12_SHA_PIN[:16]}... (re-pinned from stale plan value {CACHE_L12_SHA_PIN_STALE[:16]})")
    elif cache_sha == CACHE_L12_SHA_PIN_STALE:
        print(f"[cache] WARNING: on-disk matches the STALE plan pin {CACHE_L12_SHA_PIN_STALE[:16]} (pre-S88 cache); proceeding", file=sys.stderr)
    else:
        print(f"FATAL: cache SHA matches NEITHER canonical nor stale pin\n  got {cache_sha}", file=sys.stderr)
        return 2

    pins = log_input_pins(INPUT_FILES)
    script_path = Path(__file__).resolve()  # (local)
    canonical_path = SHARED_DIR / "canonical_constants.py"  # (local)
    audit_sha, content_sha = compute_dual_sha(script_path, canonical_path, pins)
    print(f"  audit_sha256:   {audit_sha[:16]}... (script+canonical+pinmap)")
    print(f"  content_sha256: {content_sha[:16]}... (script only)")

    res = compute()
    verdict = res["verdict"]
    value = res["value"]

    tag = emit_4tuple(value, SCHEME, CONVENTION, L_MAX)
    print("\n" + tag)

    note = (f"xi_2(Goldstone)={res['xi2_g']:.6f} xi_2(graviton)={res['xi2_h']:.6f} "
            f"(Sage-exact -1/16 on kappa=3 Loeschian; BOTH sub-luminal, isotropic to O(k^4)); "
            f"CPT-odd_SME_null_rel={res['cpt_odd_max_rel']:.2e} by [J,D_K]=0; "
            f"CPT-even_SME<={res['c_cpt_even']:.1e} vs kaon 1e-18; "
            f"E_QG2_substrate={res['E_QG2_sub']:.2e}GeV ({res['margin_OOM']:.1f} OOM above detectable floor)")  # (local)
    extra = [
        ("# INV6-W2-4 regulator_pin=N/A(bare-spectrum) f_function=N/A "
         f"L_max=12 k_window=[0,0.5]M_KK kappa=3-Loeschian N_modes={res['n_modes']}"),
        ("# INV6-W2-4 Claim1 LIV: omega^2=c^2 k^2(1+xi_2(k/M_KK)^2); "
         f"xi_2(Gold)={res['xi2_g']:.6f}, xi_2(grav)={res['xi2_h']:.6f} BOTH<0 (sub-luminal); "
         f"O(k^4) ISOTROPIC (spread Gold={res['iso_g']:.1e}, grav={res['iso_h']:.1e}); "
         "hexagonal pt-group forbids anisotropy < O(k^6) [Sage-exact -1/16]"),
        ("# INV6-W2-4 Claim2 CPT-odd SME null = STRUCTURAL ZERO by [J,D_K]=0 "
         f"(rel={res['cpt_odd_max_rel']:.2e}, abs={res['cpt_odd_max_abs']:.2e}; T1 floor 3.29e-13); "
         "3 odd functionals (l, l^3, l/(1+l^2)) all vanish on (lambda,-lambda)-paired spectrum"),
        ("# INV6-W2-4 kaon-CPT test (CPT-ODD sector): substrate CPT-odd=0 <= neutral-meson 1e-18 "
         "PASS by structural theorem [J,D_K]=0 (the most stringent test of T1, 10^18-tight)"),
        ("# INV6-W2-4 Claim3 CPT-EVEN SME bound (separate CPT-PRESERVING sector) via E-3 clock "
         f"dalpha/alpha=-3.08*tau_dot: |tau_dot|<{res['tau_dot_bound']:.1e}/yr => c_CPT-even<={res['c_cpt_even']:.1e} "
         "(a tiny Lorentz-violation source; NOT the kaon CPT-odd sector)"),
        ("# INV6-W2-4 RESOLVES C-F3: crystalline (S106 kappa=3) substrate yields EXACTLY "
         f"isotropic, sub-luminal emergent light to OBSERVABLE precision (below_floor={res['below_floor']}); "
         "upgrades INFO/MIGRATED T3-BATCH-S75-EMERGENT-LORENTZ -> real " + verdict),
    ]  # (local)

    print_verdict_payload(verdict, value, audit_sha, content_sha,
                          companion_note=note, extra_rows=extra,
                          sign_verdict=res["sign_verdict"],
                          magnitude_verdict=res["magnitude_verdict"],
                          regime_verdict=res["regime_verdict"])

    wall = time.time() - t0  # (local)
    print(f"\n=== {GATE_ID}: {verdict} "
          f"(sign={res['sign_verdict']}/mag={res['magnitude_verdict']}/regime={res['regime_verdict']}, wall {wall:.1f}s) ===")
    return 0


if __name__ == "__main__":
    sys.exit(main())
